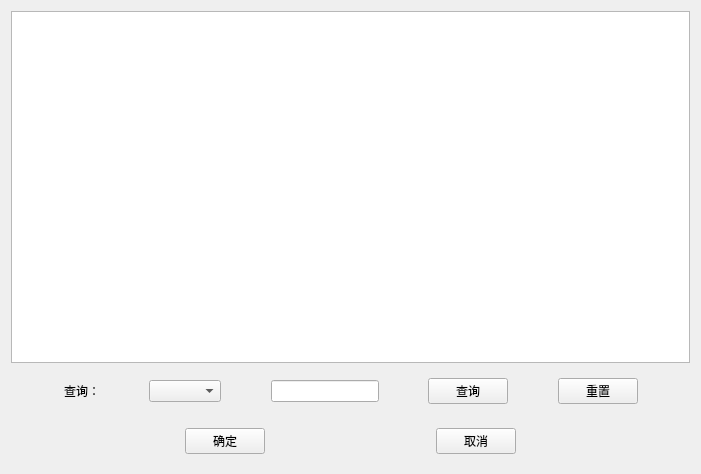
<?xml version="1.0" encoding="UTF-8"?>
<ui version="4.0">
 <class>selectTeacherForm</class>
 <widget class="QWidget" name="selectTeacherForm">
  <property name="geometry">
   <rect>
    <x>0</x>
    <y>0</y>
    <width>701</width>
    <height>474</height>
   </rect>
  </property>
  <property name="minimumSize">
   <size>
    <width>550</width>
    <height>430</height>
   </size>
  </property>
  <property name="maximumSize">
   <size>
    <width>16777215</width>
    <height>16777215</height>
   </size>
  </property>
  <property name="windowTitle">
   <string>Form</string>
  </property>
  <layout class="QVBoxLayout" name="verticalLayout">
   <item>
    <widget class="QTableView" name="tableView">
     <property name="gridStyle">
      <enum>Qt::DashLine</enum>
     </property>
     <property name="sortingEnabled">
      <bool>true</bool>
     </property>
    </widget>
   </item>
   <item>
    <widget class="QWidget" name="widget_search" native="true">
     <layout class="QHBoxLayout" name="horizontalLayout">
      <item>
       <spacer name="horizontalSpacer_7">
        <property name="orientation">
         <enum>Qt::Horizontal</enum>
        </property>
        <property name="sizeHint" stdset="0">
         <size>
          <width>40</width>
          <height>20</height>
         </size>
        </property>
       </spacer>
      </item>
      <item>
       <widget class="QLabel" name="label_search">
        <property name="text">
         <string>查询：</string>
        </property>
       </widget>
      </item>
      <item>
       <spacer name="horizontalSpacer_3">
        <property name="orientation">
         <enum>Qt::Horizontal</enum>
        </property>
        <property name="sizeHint" stdset="0">
         <size>
          <width>40</width>
          <height>20</height>
         </size>
        </property>
       </spacer>
      </item>
      <item>
       <widget class="QComboBox" name="comboBox_search"/>
      </item>
      <item>
       <spacer name="horizontalSpacer">
        <property name="orientation">
         <enum>Qt::Horizontal</enum>
        </property>
        <property name="sizeHint" stdset="0">
         <size>
          <width>40</width>
          <height>20</height>
         </size>
        </property>
       </spacer>
      </item>
      <item>
       <widget class="QLineEdit" name="lineEdit_search"/>
      </item>
      <item>
       <spacer name="horizontalSpacer_2">
        <property name="orientation">
         <enum>Qt::Horizontal</enum>
        </property>
        <property name="sizeHint" stdset="0">
         <size>
          <width>40</width>
          <height>20</height>
         </size>
        </property>
       </spacer>
      </item>
      <item>
       <widget class="QPushButton" name="pushButton_search">
        <property name="text">
         <string>查询</string>
        </property>
       </widget>
      </item>
      <item>
       <spacer name="horizontalSpacer_8">
        <property name="orientation">
         <enum>Qt::Horizontal</enum>
        </property>
        <property name="sizeHint" stdset="0">
         <size>
          <width>40</width>
          <height>20</height>
         </size>
        </property>
       </spacer>
      </item>
      <item>
       <widget class="QPushButton" name="pushButton_reset">
        <property name="text">
         <string>重置</string>
        </property>
       </widget>
      </item>
      <item>
       <spacer name="horizontalSpacer_9">
        <property name="orientation">
         <enum>Qt::Horizontal</enum>
        </property>
        <property name="sizeHint" stdset="0">
         <size>
          <width>40</width>
          <height>20</height>
         </size>
        </property>
       </spacer>
      </item>
     </layout>
    </widget>
   </item>
   <item>
    <widget class="QWidget" name="widget_ok" native="true">
     <layout class="QHBoxLayout" name="horizontalLayout_2">
      <item>
       <spacer name="horizontalSpacer_4">
        <property name="orientation">
         <enum>Qt::Horizontal</enum>
        </property>
        <property name="sizeHint" stdset="0">
         <size>
          <width>40</width>
          <height>20</height>
         </size>
        </property>
       </spacer>
      </item>
      <item>
       <widget class="QPushButton" name="pushButton_ok">
        <property name="text">
         <string>确定</string>
        </property>
       </widget>
      </item>
      <item>
       <spacer name="horizontalSpacer_6">
        <property name="orientation">
         <enum>Qt::Horizontal</enum>
        </property>
        <property name="sizeHint" stdset="0">
         <size>
          <width>40</width>
          <height>20</height>
         </size>
        </property>
       </spacer>
      </item>
      <item>
       <widget class="QPushButton" name="pushButton_cancel">
        <property name="text">
         <string>取消</string>
        </property>
       </widget>
      </item>
      <item>
       <spacer name="horizontalSpacer_5">
        <property name="orientation">
         <enum>Qt::Horizontal</enum>
        </property>
        <property name="sizeHint" stdset="0">
         <size>
          <width>40</width>
          <height>20</height>
         </size>
        </property>
       </spacer>
      </item>
     </layout>
    </widget>
   </item>
  </layout>
 </widget>
 <resources/>
 <connections/>
</ui>
